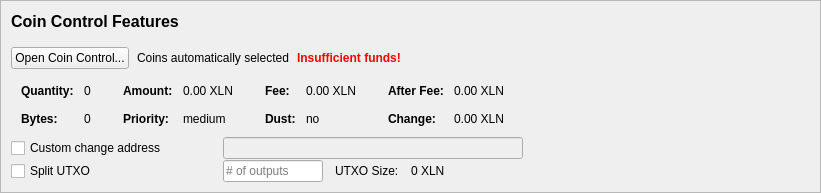
         <widget class="QFrame" name="frameCoinControl">
          <property name="sizePolicy">
           <sizepolicy hsizetype="Expanding" vsizetype="Expanding">
            <horstretch>0</horstretch>
            <verstretch>0</verstretch>
           </sizepolicy>
          </property>
          <property name="maximumSize">
           <size>
            <width>16777215</width>
            <height>16777215</height>
           </size>
          </property>
          <property name="frameShape">
           <enum>QFrame::StyledPanel</enum>
          </property>
          <property name="frameShadow">
           <enum>QFrame::Sunken</enum>
          </property>
          <layout class="QVBoxLayout" name="verticalLayoutCoinControl2">
           <property name="spacing">
            <number>0</number>
           </property>
           <property name="leftMargin">
            <number>0</number>
           </property>
           <property name="topMargin">
            <number>0</number>
           </property>
           <property name="rightMargin">
            <number>0</number>
           </property>
           <property name="bottomMargin">
            <number>0</number>
           </property>
           <item>
            <widget class="QFrame" name="frameCoinControl_BG">
             <layout class="QVBoxLayout" name="verticalLayoutCoinControl" stretch="0,0,0,0,0,0">
              <property name="spacing">
               <number>1</number>
              </property>
              <property name="leftMargin">
               <number>10</number>
              </property>
              <property name="topMargin">
               <number>10</number>
              </property>
              <item>
               <layout class="QHBoxLayout" name="horizontalLayoutCoinControl1">
                <property name="bottomMargin">
                 <number>15</number>
                </property>
                <item>
                 <layout class="QVBoxLayout" name="verticalLayout_3">
                  <property name="spacing">
                   <number>6</number>
                  </property>
                  <item>
                   <widget class="QLabel" name="labelCoinControlFeatures">
                    <property name="sizePolicy">
                     <sizepolicy hsizetype="Preferred" vsizetype="Maximum">
                      <horstretch>0</horstretch>
                      <verstretch>0</verstretch>
                     </sizepolicy>
                    </property>
                    <property name="minimumSize">
                     <size>
                      <width>0</width>
                      <height>20</height>
                     </size>
                    </property>
                    <property name="font">
                     <font>
                      <pointsize>12</pointsize>
                      <weight>75</weight>
                      <bold>true</bold>
                     </font>
                    </property>
                    <property name="styleSheet">
                     <string notr="true">font-weight:bold;</string>
                    </property>
                    <property name="text">
                     <string>Coin Control Features</string>
                    </property>
                   </widget>
                  </item>
                 </layout>
                </item>
               </layout>
              </item>
              <item>
               <layout class="QHBoxLayout" name="horizontalLayoutCoinControl2" stretch="0,0,0,0">
                <property name="spacing">
                 <number>8</number>
                </property>
                <property name="bottomMargin">
                 <number>10</number>
                </property>
                <item>
                 <widget class="QPushButton" name="pushButtonCoinControl">
                  <property name="styleSheet">
                   <string notr="true"/>
                  </property>
                  <property name="text">
                   <string>Open Coin Control...</string>
                  </property>
                  <property name="autoDefault">
                   <bool>false</bool>
                  </property>
                 </widget>
                </item>
                <item>
                 <widget class="QLabel" name="labelCoinControlAutomaticallySelected">
                  <property name="text">
                   <string>Coins automatically selected</string>
                  </property>
                  <property name="margin">
                   <number>5</number>
                  </property>
                 </widget>
                </item>
                <item>
                 <widget class="QLabel" name="labelCoinControlInsuffFunds">
                  <property name="font">
                   <font>
                    <weight>75</weight>
                    <bold>true</bold>
                   </font>
                  </property>
                  <property name="styleSheet">
                   <string notr="true">color:red;font-weight:bold;</string>
                  </property>
                  <property name="text">
                   <string>Insufficient funds!</string>
                  </property>
                  <property name="margin">
                   <number>5</number>
                  </property>
                 </widget>
                </item>
                <item>
                 <spacer name="horizontalSpacerCoinControl">
                  <property name="orientation">
                   <enum>Qt::Horizontal</enum>
                  </property>
                  <property name="sizeHint" stdset="0">
                   <size>
                    <width>40</width>
                    <height>1</height>
                   </size>
                  </property>
                 </spacer>
                </item>
               </layout>
              </item>
              <item>
               <widget class="QWidget" name="widgetCoinControl" native="true">
                <property name="sizePolicy">
                 <sizepolicy hsizetype="Preferred" vsizetype="Preferred">
                  <horstretch>0</horstretch>
                  <verstretch>0</verstretch>
                 </sizepolicy>
                </property>
                <property name="minimumSize">
                 <size>
                  <width>0</width>
                  <height>0</height>
                 </size>
                </property>
                <property name="styleSheet">
                 <string notr="true"/>
                </property>
                <layout class="QHBoxLayout" name="horizontalLayoutCoinControl5">
                 <property name="leftMargin">
                  <number>0</number>
                 </property>
                 <property name="topMargin">
                  <number>0</number>
                 </property>
                 <property name="rightMargin">
                  <number>0</number>
                 </property>
                 <property name="bottomMargin">
                  <number>0</number>
                 </property>
                 <item>
                  <layout class="QHBoxLayout" name="horizontalLayoutCoinControl3" stretch="0,0,0,1">
                   <property name="spacing">
                    <number>20</number>
                   </property>
                   <property name="topMargin">
                    <number>0</number>
                   </property>
                   <property name="bottomMargin">
                    <number>10</number>
                   </property>
                   <item>
                    <layout class="QFormLayout" name="formLayoutCoinControl1">
                     <property name="horizontalSpacing">
                      <number>10</number>
                     </property>
                     <property name="verticalSpacing">
                      <number>14</number>
                     </property>
                     <property name="leftMargin">
                      <number>10</number>
                     </property>
                     <property name="topMargin">
                      <number>4</number>
                     </property>
                     <property name="rightMargin">
                      <number>6</number>
                     </property>
                     <item row="0" column="0">
                      <widget class="QLabel" name="labelCoinControlQuantityText">
                       <property name="font">
                        <font>
                         <weight>75</weight>
                         <bold>true</bold>
                        </font>
                       </property>
                       <property name="text">
                        <string>Quantity:</string>
                       </property>
                       <property name="margin">
                        <number>0</number>
                       </property>
                      </widget>
                     </item>
                     <item row="0" column="1">
                      <widget class="QLabel" name="labelCoinControlQuantity">
                       <property name="cursor">
                        <cursorShape>IBeamCursor</cursorShape>
                       </property>
                       <property name="contextMenuPolicy">
                        <enum>Qt::ActionsContextMenu</enum>
                       </property>
                       <property name="text">
                        <string notr="true">0</string>
                       </property>
                       <property name="margin">
                        <number>0</number>
                       </property>
                       <property name="textInteractionFlags">
                        <set>Qt::LinksAccessibleByMouse|Qt::TextSelectableByKeyboard|Qt::TextSelectableByMouse</set>
                       </property>
                      </widget>
                     </item>
                     <item row="1" column="0">
                      <widget class="QLabel" name="labelCoinControlBytesText">
                       <property name="font">
                        <font>
                         <weight>75</weight>
                         <bold>true</bold>
                        </font>
                       </property>
                       <property name="text">
                        <string>Bytes:</string>
                       </property>
                      </widget>
                     </item>
                     <item row="1" column="1">
                      <widget class="QLabel" name="labelCoinControlBytes">
                       <property name="cursor">
                        <cursorShape>IBeamCursor</cursorShape>
                       </property>
                       <property name="contextMenuPolicy">
                        <enum>Qt::ActionsContextMenu</enum>
                       </property>
                       <property name="text">
                        <string notr="true">0</string>
                       </property>
                       <property name="textInteractionFlags">
                        <set>Qt::LinksAccessibleByMouse|Qt::TextSelectableByKeyboard|Qt::TextSelectableByMouse</set>
                       </property>
                      </widget>
                     </item>
                    </layout>
                   </item>
                   <item>
                    <layout class="QFormLayout" name="formLayoutCoinControl2">
                     <property name="horizontalSpacing">
                      <number>10</number>
                     </property>
                     <property name="verticalSpacing">
                      <number>14</number>
                     </property>
                     <property name="leftMargin">
                      <number>6</number>
                     </property>
                     <property name="topMargin">
                      <number>4</number>
                     </property>
                     <property name="rightMargin">
                      <number>6</number>
                     </property>
                     <item row="0" column="0">
                      <widget class="QLabel" name="labelCoinControlAmountText">
                       <property name="font">
                        <font>
                         <weight>75</weight>
                         <bold>true</bold>
                        </font>
                       </property>
                       <property name="text">
                        <string>Amount:</string>
                       </property>
                       <property name="margin">
                        <number>0</number>
                       </property>
                      </widget>
                     </item>
                     <item row="0" column="1">
                      <widget class="QLabel" name="labelCoinControlAmount">
                       <property name="cursor">
                        <cursorShape>IBeamCursor</cursorShape>
                       </property>
                       <property name="contextMenuPolicy">
                        <enum>Qt::ActionsContextMenu</enum>
                       </property>
                       <property name="text">
                        <string notr="true">0.00 XLN</string>
                       </property>
                       <property name="textInteractionFlags">
                        <set>Qt::LinksAccessibleByMouse|Qt::TextSelectableByKeyboard|Qt::TextSelectableByMouse</set>
                       </property>
                      </widget>
                     </item>
                     <item row="1" column="0">
                      <widget class="QLabel" name="labelCoinControlPriorityText">
                       <property name="font">
                        <font>
                         <weight>75</weight>
                         <bold>true</bold>
                        </font>
                       </property>
                       <property name="text">
                        <string>Priority:</string>
                       </property>
                      </widget>
                     </item>
                     <item row="1" column="1">
                      <widget class="QLabel" name="labelCoinControlPriority">
                       <property name="cursor">
                        <cursorShape>IBeamCursor</cursorShape>
                       </property>
                       <property name="contextMenuPolicy">
                        <enum>Qt::ActionsContextMenu</enum>
                       </property>
                       <property name="text">
                        <string>medium</string>
                       </property>
                       <property name="textInteractionFlags">
                        <set>Qt::LinksAccessibleByMouse|Qt::TextSelectableByKeyboard|Qt::TextSelectableByMouse</set>
                       </property>
                      </widget>
                     </item>
                    </layout>
                   </item>
                   <item>
                    <layout class="QFormLayout" name="formLayoutCoinControl3">
                     <property name="horizontalSpacing">
                      <number>10</number>
                     </property>
                     <property name="verticalSpacing">
                      <number>14</number>
                     </property>
                     <property name="leftMargin">
                      <number>6</number>
                     </property>
                     <property name="topMargin">
                      <number>4</number>
                     </property>
                     <property name="rightMargin">
                      <number>6</number>
                     </property>
                     <item row="0" column="0">
                      <widget class="QLabel" name="labelCoinControlFeeText">
                       <property name="font">
                        <font>
                         <weight>75</weight>
                         <bold>true</bold>
                        </font>
                       </property>
                       <property name="text">
                        <string>Fee:</string>
                       </property>
                       <property name="margin">
                        <number>0</number>
                       </property>
                      </widget>
                     </item>
                     <item row="0" column="1">
                      <widget class="QLabel" name="labelCoinControlFee">
                       <property name="cursor">
                        <cursorShape>IBeamCursor</cursorShape>
                       </property>
                       <property name="contextMenuPolicy">
                        <enum>Qt::ActionsContextMenu</enum>
                       </property>
                       <property name="text">
                        <string notr="true">0.00 XLN</string>
                       </property>
                       <property name="textInteractionFlags">
                        <set>Qt::LinksAccessibleByMouse|Qt::TextSelectableByKeyboard|Qt::TextSelectableByMouse</set>
                       </property>
                      </widget>
                     </item>
                     <item row="1" column="0">
                      <widget class="QLabel" name="labelCoinControlLowOutputText">
                       <property name="font">
                        <font>
                         <weight>75</weight>
                         <bold>true</bold>
                        </font>
                       </property>
                       <property name="text">
                        <string>Dust:</string>
                       </property>
                      </widget>
                     </item>
                     <item row="1" column="1">
                      <widget class="QLabel" name="labelCoinControlLowOutput">
                       <property name="cursor">
                        <cursorShape>IBeamCursor</cursorShape>
                       </property>
                       <property name="contextMenuPolicy">
                        <enum>Qt::ActionsContextMenu</enum>
                       </property>
                       <property name="text">
                        <string>no</string>
                       </property>
                       <property name="textInteractionFlags">
                        <set>Qt::LinksAccessibleByMouse|Qt::TextSelectableByKeyboard|Qt::TextSelectableByMouse</set>
                       </property>
                      </widget>
                     </item>
                    </layout>
                   </item>
                   <item>
                    <layout class="QFormLayout" name="formLayoutCoinControl4">
                     <property name="horizontalSpacing">
                      <number>10</number>
                     </property>
                     <property name="verticalSpacing">
                      <number>14</number>
                     </property>
                     <property name="leftMargin">
                      <number>6</number>
                     </property>
                     <property name="topMargin">
                      <number>4</number>
                     </property>
                     <property name="rightMargin">
                      <number>6</number>
                     </property>
                     <item row="0" column="0">
                      <widget class="QLabel" name="labelCoinControlAfterFeeText">
                       <property name="font">
                        <font>
                         <weight>75</weight>
                         <bold>true</bold>
                        </font>
                       </property>
                       <property name="text">
                        <string>After Fee:</string>
                       </property>
                       <property name="margin">
                        <number>0</number>
                       </property>
                      </widget>
                     </item>
                     <item row="0" column="1">
                      <widget class="QLabel" name="labelCoinControlAfterFee">
                       <property name="cursor">
                        <cursorShape>IBeamCursor</cursorShape>
                       </property>
                       <property name="contextMenuPolicy">
                        <enum>Qt::ActionsContextMenu</enum>
                       </property>
                       <property name="text">
                        <string notr="true">0.00 XLN</string>
                       </property>
                       <property name="textInteractionFlags">
                        <set>Qt::LinksAccessibleByMouse|Qt::TextSelectableByKeyboard|Qt::TextSelectableByMouse</set>
                       </property>
                      </widget>
                     </item>
                     <item row="1" column="0">
                      <widget class="QLabel" name="labelCoinControlChangeText">
                       <property name="font">
                        <font>
                         <weight>75</weight>
                         <bold>true</bold>
                        </font>
                       </property>
                       <property name="text">
                        <string>Change:</string>
                       </property>
                      </widget>
                     </item>
                     <item row="1" column="1">
                      <widget class="QLabel" name="labelCoinControlChange">
                       <property name="cursor">
                        <cursorShape>IBeamCursor</cursorShape>
                       </property>
                       <property name="contextMenuPolicy">
                        <enum>Qt::ActionsContextMenu</enum>
                       </property>
                       <property name="text">
                        <string notr="true">0.00 XLN</string>
                       </property>
                       <property name="textInteractionFlags">
                        <set>Qt::LinksAccessibleByMouse|Qt::TextSelectableByKeyboard|Qt::TextSelectableByMouse</set>
                       </property>
                      </widget>
                     </item>
                    </layout>
                   </item>
                  </layout>
                 </item>
                </layout>
               </widget>
              </item>
              <item>
               <layout class="QHBoxLayout" name="horizontalLayoutCoinControl4">
                <property name="spacing">
                 <number>12</number>
                </property>
                <property name="sizeConstraint">
                 <enum>QLayout::SetDefaultConstraint</enum>
                </property>
                <property name="topMargin">
                 <number>0</number>
                </property>
                <property name="rightMargin">
                 <number>0</number>
                </property>
                <item>
                 <widget class="QCheckBox" name="checkBoxCoinControlChange">
                  <property name="sizePolicy">
                   <sizepolicy hsizetype="Preferred" vsizetype="Preferred">
                    <horstretch>0</horstretch>
                    <verstretch>0</verstretch>
                   </sizepolicy>
                  </property>
                  <property name="minimumSize">
                   <size>
                    <width>200</width>
                    <height>0</height>
                   </size>
                  </property>
                  <property name="maximumSize">
                   <size>
                    <width>200</width>
                    <height>16777215</height>
                   </size>
                  </property>
                  <property name="toolTip">
                   <string>If this is activated, but the change address is empty or invalid, change will be sent to a newly generated address.</string>
                  </property>
                  <property name="text">
                   <string>Custom change address</string>
                  </property>
                 </widget>
                </item>
                <item>
                 <widget class="QValidatedLineEdit" name="lineEditCoinControlChange">
                  <property name="enabled">
                   <bool>false</bool>
                  </property>
                  <property name="sizePolicy">
                   <sizepolicy hsizetype="Preferred" vsizetype="Preferred">
                    <horstretch>0</horstretch>
                    <verstretch>0</verstretch>
                   </sizepolicy>
                  </property>
                  <property name="minimumSize">
                   <size>
                    <width>300</width>
                    <height>0</height>
                   </size>
                  </property>
                 </widget>
                </item>
                <item>
                 <widget class="QLabel" name="labelCoinControlChangeLabel">
                  <property name="sizePolicy">
                   <sizepolicy hsizetype="Preferred" vsizetype="Preferred">
                    <horstretch>0</horstretch>
                    <verstretch>0</verstretch>
                   </sizepolicy>
                  </property>
                  <property name="minimumSize">
                   <size>
                    <width>100</width>
                    <height>0</height>
                   </size>
                  </property>
                  <property name="text">
                   <string/>
                  </property>
                  <property name="margin">
                   <number>3</number>
                  </property>
                 </widget>
                </item>
               </layout>
              </item>
              <item>
               <layout class="QHBoxLayout" name="horizontalLayoutCoinControl6">
                <property name="spacing">
                 <number>12</number>
                </property>
                <property name="rightMargin">
                 <number>0</number>
                </property>
                <item>
                 <widget class="QCheckBox" name="splitBlockCheckBox">
                  <property name="sizePolicy">
                   <sizepolicy hsizetype="Preferred" vsizetype="Preferred">
                    <horstretch>0</horstretch>
                    <verstretch>0</verstretch>
                   </sizepolicy>
                  </property>
                  <property name="minimumSize">
                   <size>
                    <width>200</width>
                    <height>0</height>
                   </size>
                  </property>
                  <property name="maximumSize">
                   <size>
                    <width>200</width>
                    <height>16777215</height>
                   </size>
                  </property>
                  <property name="text">
                   <string>Split UTXO</string>
                  </property>
                 </widget>
                </item>
                <item>
                 <widget class="QLineEdit" name="splitBlockLineEdit">
                  <property name="sizePolicy">
                   <sizepolicy hsizetype="Preferred" vsizetype="Preferred">
                    <horstretch>50</horstretch>
                    <verstretch>0</verstretch>
                   </sizepolicy>
                  </property>
                  <property name="minimumSize">
                   <size>
                    <width>100</width>
                    <height>0</height>
                   </size>
                  </property>
                  <property name="maximumSize">
                   <size>
                    <width>100</width>
                    <height>16777215</height>
                   </size>
                  </property>
                  <property name="placeholderText">
                   <string># of outputs</string>
                  </property>
                 </widget>
                </item>
                <item>
                 <widget class="QLabel" name="labelBlockSizeText">
                  <property name="text">
                   <string>UTXO Size:</string>
                  </property>
                 </widget>
                </item>
                <item>
                 <widget class="QLabel" name="labelBlockSize">
                  <property name="text">
                   <string>0 XLN</string>
                  </property>
                 </widget>
                </item>
                <item>
                 <spacer name="horizontalSpacer_7">
                  <property name="orientation">
                   <enum>Qt::Horizontal</enum>
                  </property>
                  <property name="sizeHint" stdset="0">
                   <size>
                    <width>40</width>
                    <height>20</height>
                   </size>
                  </property>
                 </spacer>
                </item>
               </layout>
              </item>
              <item>
               <spacer name="verticalSpacerCoinControl">
                <property name="orientation">
                 <enum>Qt::Vertical</enum>
                </property>
                <property name="sizeHint" stdset="0">
                 <size>
                  <width>800</width>
                  <height>1</height>
                 </size>
                </property>
               </spacer>
              </item>
             </layout>
            </widget>
           </item>
          </layout>
         </widget>
